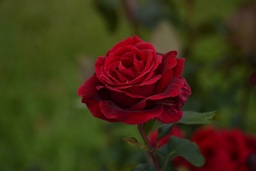
#> input picture 3/3/image1.jpg, 256 x 171 px, shrunk from 4608 x 3072 before the run
$ python main.py
#> lines starting #> are read from the running program, lines starting #| are printed output that depends on the picture
import numpy as np
from PIL import Image
from sklearn.cluster import KMeans
import matplotlib.pyplot as plt


def reduce_color_palette(image_path, n_colors=16):
    """Сжимает цветовую палитру изображения до n_colors с помощью K-means."""
    image = Image.open(image_path)
    image_array = np.array(image)

    h, w, d = image_array.shape
    pixels = image_array.reshape(-1, d)

    kmeans = KMeans(n_clusters=n_colors, random_state=42, n_init=10)
    kmeans.fit(pixels)

    new_colors = kmeans.cluster_centers_[kmeans.labels_]
    new_image_array = new_colors.reshape(h, w, d).astype(np.uint8)

    return Image.fromarray(new_image_array)


# Загружаем изображение
image_path = "image1.jpg"  # Замените на свой файл
original_image = Image.open(image_path)
#> original_image is the input picture: PIL image 256x171 RGB; mean R, G, B 65.3, 51.8, 22.4

# Сжимаем до 4, 8, 16 и 32 цветов
compressed_4 = reduce_color_palette(image_path, 4)
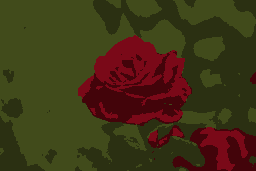
#> compressed_4: PIL image 256x171 RGB; mean R, G, B 65, 51.1, 22
print(1)
compressed_8 = reduce_color_palette(image_path, 8)
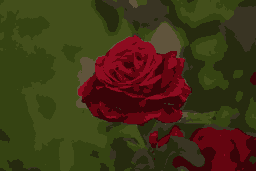
#> compressed_8: PIL image 256x171 RGB; mean R, G, B 64.6, 51, 22
print(2)
compressed_16 = reduce_color_palette(image_path, 16)
print(3)

# Создаем полотно с 4 изображениями (оригинал + 3 сжатых)
plt.figure(figsize=(15, 8))

plt.subplot(2, 3, 1)
plt.title("Исходное изображение")
plt.imshow(original_image)
plt.axis('off')

plt.subplot(2, 3, 2)
plt.title("4 цвета")
plt.imshow(compressed_4)
plt.axis('off')

plt.subplot(2, 3, 3)
plt.title("8 цветов")
plt.imshow(compressed_8)
plt.axis('off')

plt.subplot(2, 3, 4)
plt.title("16 цветов")
plt.imshow(compressed_16)
plt.axis('off')

plt.tight_layout()
plt.show()
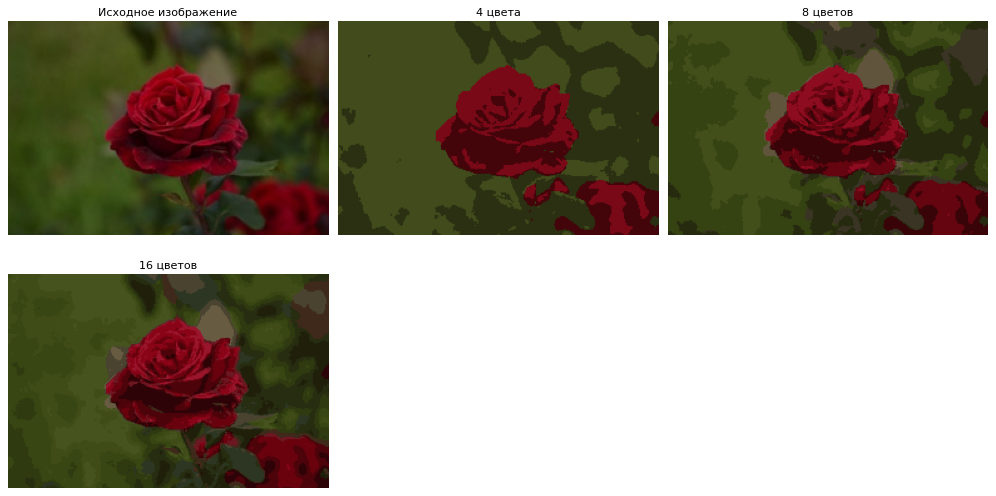
#> figure drawn by matplotlib, 4 panels
